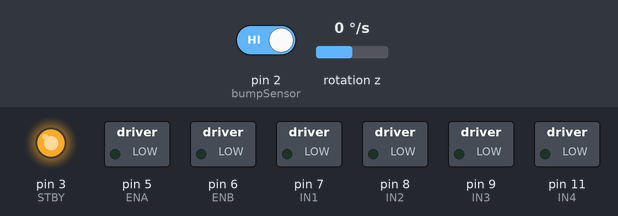
The sketch below on a simulated Arduino Uno, built with avr-gcc and run on an emulated ATmega328P. Shown: switched loads named in the sketch (green lamp = pin HIGH), output pins drawn as LEDs (lit = HIGH). Inputs (shaded band) come from the test bench; at power-on: pin 2 (bumpSensor) HIGH, rotation z 0 °/s.

Above: at 1.7 s.
1.8 s: pin 2 (bumpSensor) driven LOW
At 2.9 s:
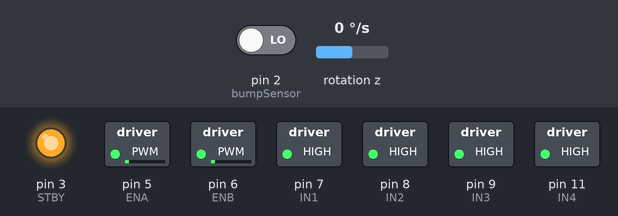
At 8.3 s:
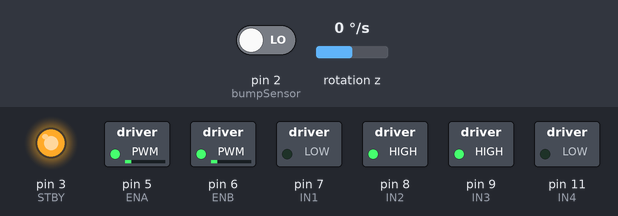
Timing chart, 0 to 9.8 s (numbered marks = the images above; inputs shaded):
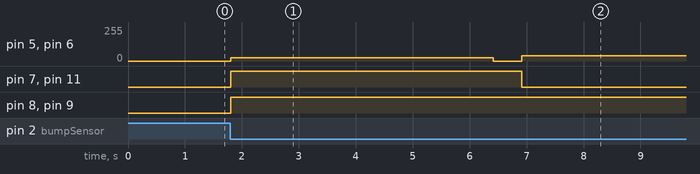

Measured:
- after the input at 1.8 s, pin 5 (ENA), pin 6 (ENB): 0/255 → 25/255 at once, → 0/255 4.6 s later, → 40/255 0.50 s later; pin 7 (IN1), pin 11 (IN4): LOW → HIGH at once, → LOW 5.1 s later; pin 8 (IN2), pin 9 (IN3): LOW → HIGH at once

The sketch:

robotelProgram.ino
```cpp
#include <MPU6050.h>
#include <Wire.h>
#include "I2Cdev.h"

MPU6050 mpu;

// --- Pin Definitions ---
#define ENA 5    // Left Motor Speed
#define ENB 6    // Right Motor Speed
#define IN1 7    // Left Direction 1
#define IN2 8    // Left Direction 2
#define IN3 9    // Right Direction 1
#define IN4 11   // Right Direction 2
#define STBY 3   // Standby Pin

// --- Calibration Settings (From your todos) ---
int16_t acc_off_x = 386;
int16_t acc_off_y = 10;
int16_t acc_off_z = 789;
int16_t gyro_off_x = 39;
int16_t gyro_off_y = 109;
int16_t gyro_off_z = -58;

int driveSpeed = 25;
int turnSpeed = 40; // Speed (0-255)
int halfForwardTime = 4610;
int forwardTime = 5680;   // Time to move "a couple inches" (ms)
int turnTime = 930;       // Time to turn 90 degrees (ms) - Adjust this!
int degreeAngle = 85;
const int bumpSensor = 2;

unsigned long lastTime;
float currentYaw = 0;

void setup() {
  Wire.begin();

  mpu.initialize();
  mpu.setXAccelOffset(acc_off_x);
  mpu.setYAccelOffset(acc_off_y);
  mpu.setZAccelOffset(acc_off_z);
  mpu.setXGyroOffset(gyro_off_x);
  mpu.setYGyroOffset(gyro_off_y);
  mpu.setZGyroOffset(gyro_off_z);

  pinMode(bumpSensor, INPUT_PULLUP);
  pinMode(ENA, OUTPUT); pinMode(ENB, OUTPUT);
  pinMode(IN1, OUTPUT); pinMode(IN2, OUTPUT);
  pinMode(IN3, OUTPUT); pinMode(IN4, OUTPUT);
  pinMode(STBY, OUTPUT);

  digitalWrite(STBY, HIGH);
  delay(500); // Give time to place the car down
}

void loop() {
  if (digitalRead(bumpSensor) == HIGH) {
    stopCar(); // Ensure motors are off
    delay(10);    // Stability delay
  }
  if (digitalRead(bumpSensor) == LOW) {
    moveForwardHalf();
    turnRightAndForward(); // Now measures a true 90 degrees
    while(true){
      turnLeftAndForward();
      turnLeftAndForward();
      turnLeftAndForward();
      turnLeftAndForward();
    }
  }
}

// --- Corrected Gyro Turning Functions ---

void turnLeftGyro() {
  currentYaw = 0; // Reset angle for this turn
  lastTime = millis();

  // Set motors to rotate left
  digitalWrite(IN1, HIGH); digitalWrite(IN2, LOW);
  digitalWrite(IN3, LOW);  digitalWrite(IN4, HIGH);
  analogWrite(ENA, turnSpeed);
  analogWrite(ENB, turnSpeed);

  while (abs(currentYaw) < degreeAngle) {
    updateYaw();
  }

  stopCar();
  delay(500);
}

void turnRightGyro() {
  currentYaw = 0;
  lastTime = millis();

  // Set motors to rotate right
  digitalWrite(IN1, LOW);  digitalWrite(IN2, HIGH);
  digitalWrite(IN3, HIGH); digitalWrite(IN4, LOW);
  analogWrite(ENA, turnSpeed);
  analogWrite(ENB, turnSpeed);

  while (abs(currentYaw) < degreeAngle) {
    updateYaw();
  }

  stopCar();
  delay(500);
}

// Helper to calculate angle from gyro velocity
void updateYaw() {
  int16_t gz = mpu.getRotationZ();
  unsigned long currentTime = millis();
  float dt = (currentTime - lastTime) / 1000.0; // Delta time in seconds
  lastTime = currentTime;

  // Convert raw to degrees/sec (at default +/- 250 range, factor is 131.0)
  float gyroZrate = gz / 131.0;
  currentYaw += gyroZrate * dt;
}

void stopCar() {
  analogWrite(ENA, 0);
  analogWrite(ENB, 0);
}

// Keep your moveForward functions here...
void moveForwardHalf() {
  analogWrite(ENA, driveSpeed);
  analogWrite(ENB, driveSpeed);
  digitalWrite(IN1, HIGH); digitalWrite(IN2, HIGH); // Left Forward
  digitalWrite(IN3, HIGH);  digitalWrite(IN4, HIGH); // Right Forward
  delay(halfForwardTime);  // Drive forward
  stopCar();
  delay(500);}
void moveForward() {
  analogWrite(ENA, driveSpeed);
  analogWrite(ENB, driveSpeed);
  digitalWrite(IN1, HIGH); digitalWrite(IN2, HIGH); // Left Forward
  digitalWrite(IN3, HIGH);  digitalWrite(IN4, HIGH); // Right Forward
  delay(forwardTime);  // Drive forward
  stopCar();
  delay(500);         // Short pause
}

void turnRightAndForward() {
  turnRightGyro();
  moveForward();
}

void turnLeftAndForward () {
  turnLeftGyro();
  moveForward();
}

void turnRight() {
  digitalWrite(IN1, LOW); digitalWrite(IN2, HIGH);  // Left Forward

  digitalWrite(IN3, HIGH); digitalWrite(IN4, LOW);  // Right Backward

  analogWrite(ENA, turnSpeed);

  analogWrite(ENB, turnSpeed);

  delay(turnTime);// Execute turn
  stopCar();
  delay(500);
}

void turnLeft() {
  digitalWrite(IN1, HIGH); digitalWrite(IN2, LOW);  // Left Forward

  digitalWrite(IN3, LOW); digitalWrite(IN4, HIGH);  // Right Backward

  analogWrite(ENA, turnSpeed);

  analogWrite(ENB, turnSpeed);

  delay(turnTime);// Execute turn
  stopCar();
  delay(500);
}
```
